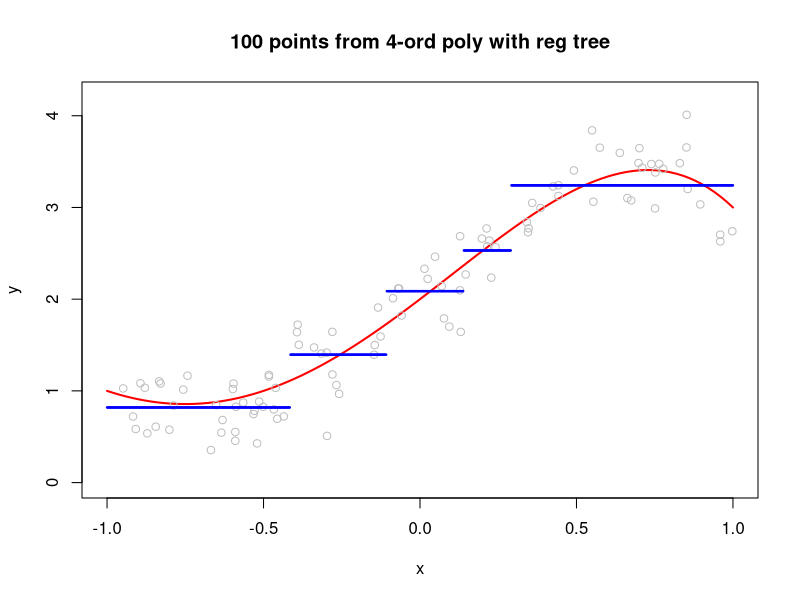
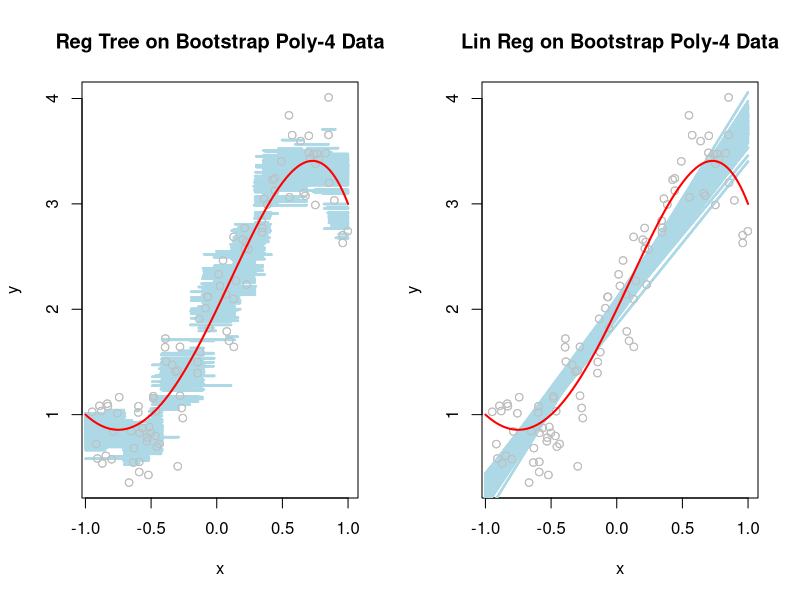
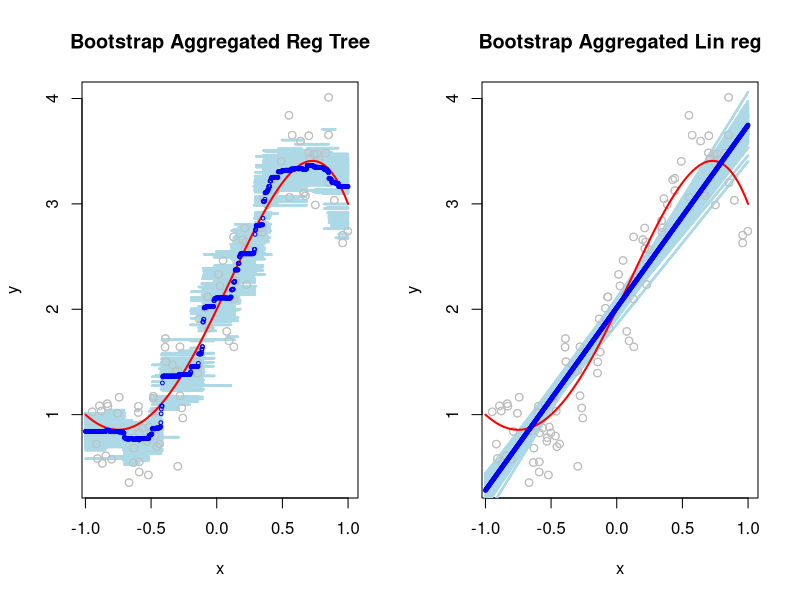

These figures' R source, in order:
#########################################################################
# Demonatration of the utility of bootstrap aggregation
#
### Using our 4-th order polynomial model from earlier lectures
#
# Creating 100-obs training set and 1000-obs test set
# Plotting data with a regression tree
# Showing how variable regression tree is in 100 bootstrap resamples
#   Aggregating into

# Set starting point for random number generation
set.seed(26891074)
library(rpart)
# Start with a population:
# y = beta0 + beta1 x + beta2 x^2 + beta3 x^3 + beta4 x^4 + epsilon, epsilon~N(0,sigma^2)
#   Create the parameters of the population regression line
beta0 <- 2
beta1 <- 13 / 5
beta2 <- 8 / 15
beta3 <- -8 / 5
beta4 <- -8 / 15
sigma <- .3
n <- 100
# Training data
x <- runif(n, min = -1, max = 1)
epsilon <- rnorm(n = n, mean = 0, sd = sigma)
y <- beta0 + beta1 * x + beta2 * x^2 + beta3 * x^3 + beta4 * x^4 + epsilon


curve(
  expr = beta0 + beta1 * x + beta2 * x^2 + beta3 * x^3 + beta4 * x^4,
  from = -1, to = 1, col = "red", lwd = 2, ylim = c(0, 4.2), ylab = "y",
  main = "100 points from 4-ord poly with reg tree"
)
points(x = x, y = y, col = "gray")

#  Test data: n.t obs
x.t <- seq(from = -1, to = 1, by = 1 / 500)
n.t <- length(x.t)
epsilon.t <- rnorm(n = n.t, mean = 0, sd = sigma)
y.t <- beta0 + beta1 * x.t + beta2 * x.t^2 + beta3 * x.t^3 + beta4 * x.t^4 + epsilon.t


## Now fit regression tree and add to plot
x.tree <- rpart(y ~ x, method = "anova", cp = 0)
cpt <- x.tree$cptable

# Find location of minimum error
minrow <- which.min(cpt[, 4])
# Take geometric mean of cp values at min error and one step up
cplow.min <- cpt[minrow, 1]
cpup.min <- ifelse(minrow == 1, yes = 1, no = cpt[minrow - 1, 1])
cp.min <- sqrt(cplow.min * cpup.min)

# Do pruning
pr.prune.min <- prune(x.tree, cp = cp.min)


# Plot this line
preds <- predict(pr.prune.min, newdata = data.frame(x = x.t))
points(x = x.t, y = preds, cex = 0.2, col = "blue")


# Now bootstrap that 100 times
reps <- 100
pred.tree <- matrix(NA, nrow = n.t, ncol = reps)
pred.lm <- matrix(NA, nrow = n.t, ncol = reps)

for (i in 1:reps) {
  samp <- sample.int(n, size = n, replace = TRUE)
  train <- data.frame(x = x[samp], y = y[samp])

  pr.tree1 <- rpart(y ~ x, method = "anova", data = train, cp = 0)
  cpt1 <- pr.tree1$cptable

  # Find location of minimum error
  minrow1 <- which.min(cpt1[, 4])
  # Take geometric mean of cp values at min error and one step up
  cplow.min1 <- cpt1[minrow1, 1]
  cpup.min1 <- ifelse(minrow1 == 1, yes = 1, no = cpt1[minrow1 - 1, 1])
  cp.min1 <- sqrt(cplow.min1 * cpup.min1)

  # Do pruning each way
  pr.prune.min1 <- prune(pr.tree1, cp = cp.min1)

  # Plot these points line
  preds1 <- predict(pr.prune.min1, newdata = data.frame(x = x.t))

  pred.tree[, i] <- preds1
  pred.lm[, i] <- predict(lm(y ~ x, data = train), newdata = data.frame(x = x.t))
}

par(mfrow = c(1, 2))
plot(x = x, y = y, col = "gray", main = "Reg Tree on Bootstrap Poly-4 Data")
for (i in 1:reps) {
  points(x = x.t, y = pred.tree[, i], cex = 0.2, col = "lightblue")
}
points(x = x, y = y, col = "gray")
curve(
  expr = beta0 + beta1 * x + beta2 * x^2 + beta3 * x^3 + beta4 * x^4,
  from = -1, to = 1, col = "red", lwd = 2, ylim = c(0, 4.2), add = TRUE
)

plot(x = x, y = y, col = "gray", main = "Lin Reg on Bootstrap Poly-4 Data")
for (i in 1:reps) {
  points(x = x.t, y = pred.lm[, i], cex = 0.2, col = "lightblue")
}
points(x = x, y = y, col = "gray")
curve(
  expr = beta0 + beta1 * x + beta2 * x^2 + beta3 * x^3 + beta4 * x^4,
  from = -1, to = 1, col = "red", lwd = 2, ylim = c(0, 4.2), add = TRUE
)

par(mfrow = c(1, 2))
plot(x = x, y = y, col = "gray", main = "Bootstrap Aggregated Reg Tree")
for (i in 1:reps) {
  points(x = x.t, y = pred.tree[, i], cex = 0.2, col = "lightblue")
}
points(x = x, y = y, col = "gray")
curve(
  expr = beta0 + beta1 * x + beta2 * x^2 + beta3 * x^3 + beta4 * x^4,
  from = -1, to = 1, col = "red", lwd = 2, ylim = c(0, 4.2), add = TRUE
)

mean.tree <- apply(pred.tree, 1, mean)
points(x = x.t, y = mean.tree, col = "blue", cex = 0.5)

plot(x = x, y = y, col = "gray", main = "Bootstrap Aggregated Lin reg")
for (i in 1:reps) {
  points(x = x.t, y = pred.lm[, i], cex = 0.2, col = "lightblue")
}
points(x = x, y = y, col = "gray")
curve(
  expr = beta0 + beta1 * x + beta2 * x^2 + beta3 * x^3 + beta4 * x^4,
  from = -1, to = 1, col = "red", lwd = 2, ylim = c(0, 4.2), add = TRUE
)

mean.lm <- apply(pred.lm, 1, mean)
points(x = x.t, y = mean.lm, col = "blue", cex = 0.5)


# Compute MSPEs on test set for true polynimial
#  Lin Model, Tree, Boot-LM, and Boot-tree
(rMSPE.tree <- sqrt(mean((preds - y.t)^2)))
(rMSPE.boot.tree <- sqrt(mean((mean.tree - y.t)^2)))
(rMSPE.lm <- sqrt(mean((predict(lm(y ~ x), data.frame(x = x.t)) - y.t)^2)))
(rMSPE.boot.lm <- sqrt(mean((mean.lm - y.t)^2)))
(rMSPE.poly <- sqrt(mean((predict(lm(y ~ poly(x, 4)), data.frame(x = x.t)) - y.t)^2)))

